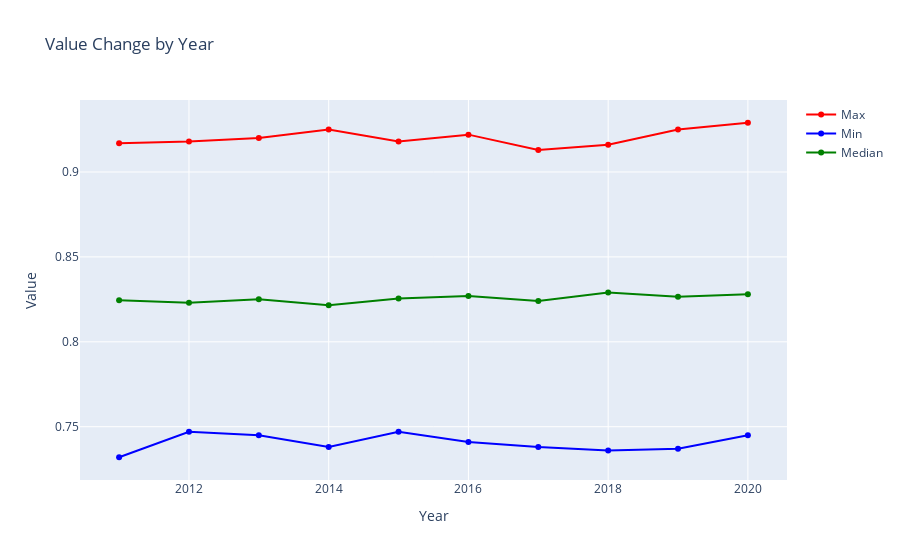

Notebook source saved alongside this figure:
### Code cell
import pandas as pd
import plotly.graph_objs as go


# 将数据按照年份进行分组
grouped = df.groupby(['year'])["labour_force_participation"].agg(['max', 'min', 'median']).reset_index()

# 创建散点图数据
data = [
    go.Scatter(
        x=grouped['year'],
        y=grouped['max'],
        name='Max',
        mode='markers+lines',
        marker=dict(
            color='red'
        )
    ),
    go.Scatter(
        x=grouped['year'],
        y=grouped['min'],
        name='Min',
        mode='markers+lines',
        marker=dict(
            color='blue'
        )
    ),
    go.Scatter(
        x=grouped['year'],
        y=grouped['median'],
        name='Median',
        mode='markers+lines',
        marker=dict(
            color='green'
        )
    )
]

# 创建布局
layout = go.Layout(
    title='Value Change by Year',
    xaxis=dict(
        title='Year'
    ),
    yaxis=dict(
        title='Value'
    )
)

# 创建图表
fig = go.Figure(data=data, layout=layout)

# 显示图表
fig.show()

### Figure 1 — Plotly figure (JSON) as saved in the notebook; plotly's stock layout.template omitted (floating-point values rounded to 4 significant figures)
{"data": [{"marker": {"color": "red"}, "mode": "markers+lines", "name": "Max", "type": "scatter", "x": [2011, 2012, 2013, 2014, 2015, 2016, 2017, 2018, 2019, 2020], "y": [0.917, 0.918, 0.92, 0.925, 0.918, 0.922, 0.913, 0.916, 0.925, 0.929]}, {"marker": {"color": "blue"}, "mode": "markers+lines", "name": "Min", "type": "scatter", "x": [2011, 2012, 2013, 2014, 2015, 2016, 2017, 2018, 2019, 2020], "y": [0.732, 0.747, 0.745, 0.738, 0.747, 0.741, 0.738, 0.736, 0.737, 0.745]}, {"marker": {"color": "green"}, "mode": "markers+lines", "name": "Median", "type": "scatter", "x": [2011, 2012, 2013, 2014, 2015, 2016, 2017, 2018, 2019, 2020], "y": [0.8245, 0.823, 0.825, 0.8215, 0.8255, 0.827, 0.824, 0.829, 0.8265, 0.828]}], "layout": {"title": {"text": "Value Change by Year"}, "xaxis": {"title": {"text": "Year"}}, "yaxis": {"title": {"text": "Value"}}}}
